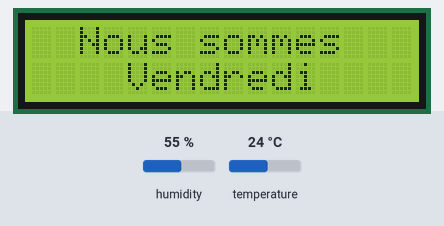
This sketch was run on a simulated Arduino Mega 2560, built with avr-gcc and run on an emulated ATmega2560. On the bench: 16×2 character LCD. Inputs (shaded band) come from the test bench; at power-on: humidity 55 %, temperature 24 °C. The local clock reads 2024-03-15 10:24:30 at power-on unless the sketch sets it.

Above: at 0.1 s.
At 4.1 s:
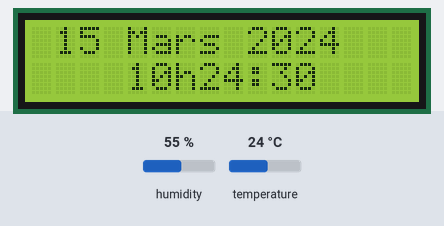
At 16.2 s:
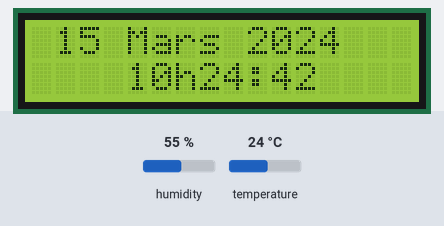
At 28.2 s:
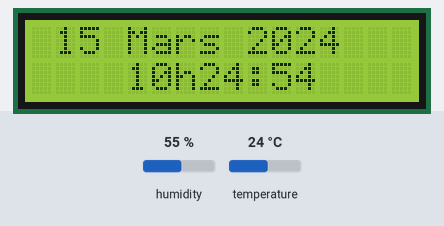
At 32.2 s:
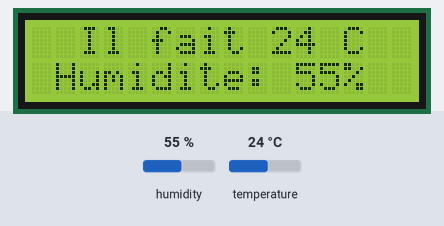

Measured:
- what the display in image 1 shows lasts 4.0 s, from 4.1 s to 8.1 s

The sketch:

test_LCD_heure.ino
```cpp
#include <dht11.h>
#include <LiquidCrystal.h>
#include <Wire.h>
#include "RTClib.h"
#define DHT11PIN 9

LiquidCrystal lcd(37,35,33,31,29,27);
RTC_DS3231 rtc;
char daysOfTheWeek[7][12] = {"Dimanche", "Lundi", "Mardi", "Mercredi", "Jeudi", "Vendredi", "Samedi"};
char Months[13][12] = {"","Janv.", "Fev.", "Mars", "Avril", "Mai", "Juin", "Juil.","Aout", "Sept.", "Oct.", "Nov.", "Dec."};
dht11 DHT11;

void setup() {
 rtc.begin();
 lcd.begin(16,2);
 lcd.clear();
}
void loop() {
  DateTime now = rtc.now();
  DHT11.read(DHT11PIN);
  int temp=(float)DHT11.temperature;
  int hum=(float)DHT11.humidity;

  lcd.setCursor(2,0);
  lcd.print ("Nous sommes");
  lcd.setCursor(4,1);
  lcd.print (daysOfTheWeek[now.dayOfTheWeek()]);

  delay(4000);
  lcd.clear();

  lcd.setCursor(1,0);
  lcd.print(now.day());
  lcd.print(" ");
  lcd.print(Months[now.month()]);
  lcd.print(" ");
  lcd.print(now.year());
  lcd.setCursor(4,1);
  lcd.print(now.hour());
  lcd.print("h");
  lcd.print(now.minute());
  lcd.print(":");
  lcd.print(now.second());

  delay(4000);
  lcd.clear();

  lcd.setCursor(2,0);
  lcd.print("Il fait ");
  lcd.print((int)temp);
  lcd.print(" C");

  lcd.setCursor(1,1);
  lcd.print("Humidite: ");
  lcd.print((int)hum);
  lcd.print("%");

  delay(4000);
  lcd.clear();
}
```
